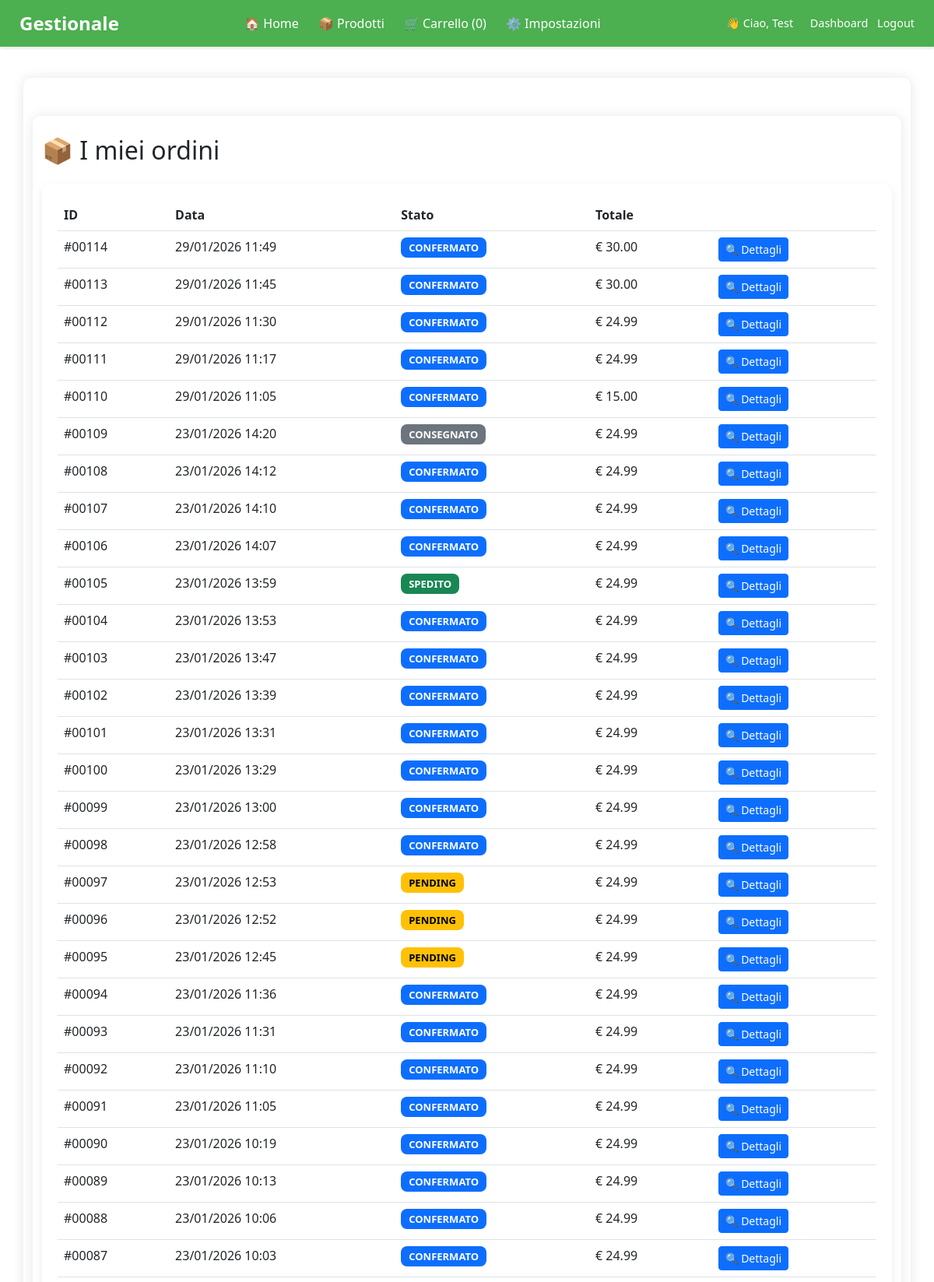
Screenshot of /ordini (signed in, upper part) with the database file from the repository.
### app/models.py (models this page shows, shortened)
class User(UserMixin, db.Model):
    id = db.Column(db.Integer, primary_key=True)
    username = db.Column(db.String(80), unique=True, nullable=False)
    email = db.Column(db.String(120), unique=True, nullable=False)
    password_hash = db.Column(db.String(200), nullable=False)
    ruolo = db.Column(db.String(20), nullable=False, default="CLIENTE")  # CLIENTE, FORNITORE, ADMIN
    company_name = db.Column(db.String(120))
    partita_iva = db.Column(db.String(20))
    indirizzo_azienda =db.Column(db.String(200))
    telefono_azienda = db.Column(db.String(20))
    ragione_sociale = db.Column(db.String(100))
    partita_iva = db.Column(db.String(20))
    telefono = db.Column(db.String(20))
    stripe_customer_id = db.Column(db.String(255), nullable=True)
    email_verificata = db.Column(db.Boolean, default=False)
    prodotti = db.relationship(
        'Prodotto',
        secondary=fornitore_prodotto,
        back_populates='fornitori'
    )

class Ordine(db.Model):
    id = db.Column(db.Integer, primary_key=True)
    cliente_id = db.Column(db.Integer, db.ForeignKey('user.id'), nullable=False)
    data_ordine = db.Column(db.DateTime, default=datetime.utcnow)
    stato = db.Column(db.String(20), default='PENDING')  # PENDING, CONFERMATO, SPEDITO, CONSEGNATO
    totale = db.Column(db.Numeric(10, 2), default=0)
    note = db.Column(db.Text)
    cliente = db.relationship('User', backref='ordini')
    dettagli = db.relationship('OrdineDettaglio', backref='ordine', cascade="all, delete-orphan")
    nome = db.Column(db.String(100))
    cognome = db.Column(db.String(100))
    indirizzo = db.Column(db.String(200))
    citta = db.Column(db.String(100))
    cap = db.Column(db.String(20))
    provincia = db.Column(db.String(100))
    telefono = db.Column(db.String(30))
    email = db.Column(db.String(100))
    pagato = db.Column(db.Boolean, default=False)
    stripe_session_id = db.Column(db.String(100))
    stripe_payment_intent = db.Column(db.String(255))

### app/routes.py (the view)
@main.route('/ordini')
@login_required
def i_miei_ordini():
    ordini = Ordine.query.filter_by(cliente_id=current_user.id).order_by(Ordine.data_ordine.desc()).all()
    return render_template('ordini/ordini_clienti.html', ordini=ordini)

### app/templates/ordini/ordini_clienti.html (shortened to what this page needs)
{% extends 'layout/base.html' %}
{% block content %}
<div class="container mt-4">
    <h2 class="mb-4">📦 I miei ordini</h2>
    {% if ordini %}
        <div class="order-card">
            <table class="table">
                <thead>
                    <tr>
                        <th>ID</th>
                        <th>Data</th>
                        <th>Stato</th>
                        <th>Totale</th>
                        <th></th>
                    </tr>
                </thead>
                <tbody>
                    {% for ordine in ordini %}
                    <tr>
                        <td>#{{ "%05d"|format(ordine.id) }}</td>
                        <td>{{ ordine.data_ordine.strftime('%d/%m/%Y %H:%M') }}</td>
                        <td>
                            {% set s = ordine.stato.lower() %}
                            <span class="status-badge {{ s }}">
                                {{ ordine.stato }}
                            </span>
                        </td>
                        <td>€ {{ ordine.totale }}</td>
                        <td>
                            <a href="{{ url_for('main.dettaglio_ordine', id=ordine.id) }}"
                               class="btn btn-sm btn-primary">
                                🔍 Dettagli
                            </a>
                        </td>
                    </tr>
                    {% endfor %}
                </tbody>
            </table>
        </div>
    {% else %}
        <p class="text-muted">Non hai ancora effettuato ordini.</p>
    {% endif %}
</div>
{% endblock %}

### app/templates/layout/base.html (shortened to what this page needs)
<!DOCTYPE html>
<html lang="it">
<head>
    <link rel="stylesheet" href="{{ url_for('static', filename='style.css') }}">
    <link href="https://cdn.jsdelivr.net/npm/bootstrap@5.2.3/dist/css/bootstrap.min.css" rel="stylesheet">
</head>
<body>
    <nav class="navbar-desktop">
        <div class="navbar-container">
            <a href="{{ url_for('main.home') }}" class="nav-logo">Gestionale</a>
            <ul class="nav-links">
                <li><a href="{{ url_for('main.home') }}">🏠 Home</a></li>
                <li><a href="{{ url_for('main.prodotti') }}">📦 Prodotti</a></li>
                {% if current_user.is_authenticated and current_user.ruolo == 'CLIENTE' %}
                <li>
                    <a href="{{ url_for('main.cart_view') }}">
                        🛒 Carrello
                        ({{ session.get('cart')|length if session.get('cart') else 0 }})
                    </a>
                </li>
                {% endif %}
                <li><a href="#">⚙️ Impostazioni</a></li>
            </ul>
            <div class="nav-auth">
                {% if current_user.is_authenticated %}
                    <span class="me-2">👋 Ciao, {{ current_user.username }}</span>
                    {% if current_user.ruolo == 'ADMIN' %}
                        <a href="{{ url_for('main.dashboard_admin') }}">Dashboard</a>
                    {% elif current_user.ruolo == 'FORNITORE' %}
                        <a href="{{ url_for('main.dashboard_fornitore') }}">Dashboard</a>
                    {% elif current_user.ruolo == 'CLIENTE' %}
                        <a href="{{ url_for('main.dashboard_cliente') }}">Dashboard</a>
                    {% endif %}
                    <a href="{{ url_for('auth.logout') }}" class="ms-2">Logout</a>
                {% else %}
                    <a href="{{ url_for('auth.login') }}">Accedi</a> |
                    <a href="{{ url_for('auth.register') }}">Registrati</a>
                {% endif %}
            </div>
        </div>
    </nav>
    <div class="container">
        <main>
            {% block content %}{% endblock %}
        </main>
    </div>
</body>
</html>

### app/static/style.css (style rules this page uses)
body { font-family: Arial, sans-serif; margin: 0; background-color: #f4f4f4; }
.container { max-width: 900px; margin: 40px auto; background: white; padding: 25px; border-radius: 10px; box-shadow: 0 0 15px rgba(0,0,0,0.1); }
.navbar-desktop { background-color: #4CAF50; padding: 12px 25px; color: white; box-shadow: 0 2px 4px rgba(0,0,0,0.1); position: sticky; top: 0; z-index: 1000; }
.navbar-container { display: flex; justify-content: space-between; align-items: center; }
.nav-logo { font-size: 1.5rem; font-weight: bold; color: white; text-decoration: none; }
.nav-links { list-style: none; display: flex; gap: 25px; margin: 0; padding: 0; }
.nav-links li a { color: white; text-decoration: none; font-weight: 500; font-size: 1rem; }
.nav-auth { font-size: 0.9rem; }
.nav-auth a { color: white; text-decoration: none; margin-left: 10px; }
.btn { background-color: #007bff; color: white; padding: 10px 20px; border: none; border-radius: 4px; cursor: pointer; }
.btn-primary { background-color: #007bff; color: white; padding: 8px 15px; border-radius: 5px; text-decoration: none; }
.btn { padding: 10px 18px; font-size: 16px; border: none; border-radius: 4px; cursor: pointer; text-decoration: none; display: inline-block; background-color: green; }
.status-badge { padding: 4px 10px; border-radius: 8px; font-size: 13px; font-weight: 600; color: white; }
.pending { background: #ffc107; color: black; }
.confermato { background: #0d6efd; }
.spedito { background: #198754; }
.consegnato { background: #6c757d; }

### app/templates/ordini/ordini_clienti.html (style rules this page uses)
.order-card { background: #ffffff; border-radius: 12px; padding: 20px; box-shadow: 0 4px 12px rgba(0,0,0,0.08); transition: 0.2s ease; }
.status-badge { padding: 4px 10px; border-radius: 8px; font-size: 13px; font-weight: 600; color: white; }
.pending { background: #ffc107; color: black; }
.confermato { background: #0d6efd; }
.spedito { background: #198754; }
.consegnato { background: #6c757d; }

### rows the page displays
User: username "Test"
Ordine: id "00114", data_ordine "29/01/2026 11:49", stato "CONFERMATO", totale "30.00"
Ordine: id "00113", data_ordine "29/01/2026 11:45", stato "CONFERMATO", totale "30.00"
Ordine: id "00112", data_ordine "29/01/2026 11:30", stato "CONFERMATO", totale "24.99"
Ordine: id "00111", data_ordine "29/01/2026 11:17", stato "CONFERMATO", totale "24.99"
Ordine: id "00110", data_ordine "29/01/2026 11:05", stato "CONFERMATO", totale "15.00"
Ordine: id "00109", data_ordine "23/01/2026 14:20", stato "CONSEGNATO", totale "24.99"
Ordine: id "00108", data_ordine "23/01/2026 14:12", stato "CONFERMATO", totale "24.99"
Ordine: id "00107", data_ordine "23/01/2026 14:10", stato "CONFERMATO", totale "24.99"
Ordine: id "00106", data_ordine "23/01/2026 14:07", stato "CONFERMATO", totale "24.99"
Ordine: id "00105", data_ordine "23/01/2026 13:59", stato "SPEDITO", totale "24.99"
Ordine: id "00104", data_ordine "23/01/2026 13:53", stato "CONFERMATO", totale "24.99"
Ordine: id "00103", data_ordine "23/01/2026 13:47", stato "CONFERMATO", totale "24.99"
Ordine: id "00102", data_ordine "23/01/2026 13:39", stato "CONFERMATO", totale "24.99"
Ordine: id "00101", data_ordine "23/01/2026 13:31", stato "CONFERMATO", totale "24.99"
Ordine: id "00100", data_ordine "23/01/2026 13:29", stato "CONFERMATO", totale "24.99"
Ordine: id "00099", data_ordine "23/01/2026 13:00", stato "CONFERMATO", totale "24.99"
Ordine: id "00098", data_ordine "23/01/2026 12:58", stato "CONFERMATO", totale "24.99"
Ordine: id "00097", data_ordine "23/01/2026 12:53", stato "PENDING", totale "24.99"
Ordine: id "00096", data_ordine "23/01/2026 12:52", stato "PENDING", totale "24.99"
Ordine: id "00095", data_ordine "23/01/2026 12:45", stato "PENDING", totale "24.99"
Ordine: id "00094", data_ordine "23/01/2026 11:36", stato "CONFERMATO", totale "24.99"
Ordine: id "00093", data_ordine "23/01/2026 11:31", stato "CONFERMATO", totale "24.99"
Ordine: id "00092", data_ordine "23/01/2026 11:10", stato "CONFERMATO", totale "24.99"
Ordine: id "00091", data_ordine "23/01/2026 11:05", stato "CONFERMATO", totale "24.99"
Ordine: id "00090", data_ordine "23/01/2026 10:19", stato "CONFERMATO", totale "24.99"
Ordine: id "00089", data_ordine "23/01/2026 10:13", stato "CONFERMATO", totale "24.99"
Ordine: id "00088", data_ordine "23/01/2026 10:06", stato "CONFERMATO", totale "24.99"
Ordine: id "00087", data_ordine "23/01/2026 10:03", stato "CONFERMATO", totale "24.99"

### other values shown
{{ session.get('cart')|length if session.get('cart') else 0 }} "0"
